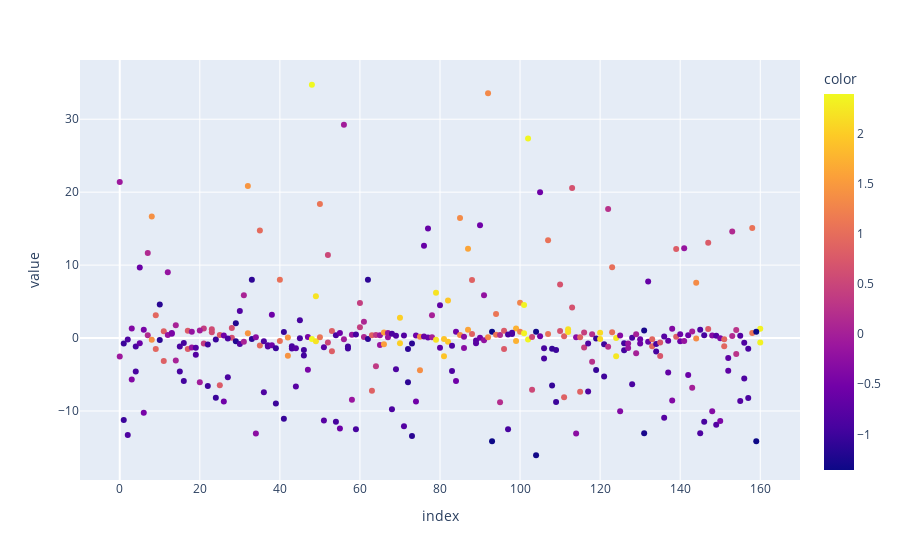

Write notebook code for a chart like this one.
### Code cell
pca = PCA(n_components=2)
components = pca.fit_transform(X_train) # To keep only the 2 features selected

fig = px.scatter(components, color = Y_train.flatten())
fig.show()

print(pca.explained_variance_)

### Figure 1 — Plotly figure (JSON) as saved in the notebook; plotly's stock layout.template omitted (floating-point values rounded to 4 significant figures; data arrays with more than 128 entries replaced by an {"elided": "..."} marker saying what was removed)
{"data": [{"hovertemplate": "index=%{x}<br>value=%{y}<br>color=%{marker.color}<extra></extra>", "legendgroup": "", "marker": {"color": {"elided": "322 float values"}, "coloraxis": "coloraxis", "symbol": "circle"}, "mode": "markers", "name": "", "orientation": "v", "showlegend": false, "type": "scatter", "x": {"elided": "322 int values"}, "xaxis": "x", "y": {"elided": "322 float values"}, "yaxis": "y"}], "layout": {"coloraxis": {"colorbar": {"title": {"text": "color"}}, "colorscale": [[0, "#0d0887"], [0.1111, "#46039f"], [0.2222, "#7201a8"], [0.3333, "#9c179e"], [0.4444, "#bd3786"], [0.5556, "#d8576b"], [0.6667, "#ed7953"], [0.7778, "#fb9f3a"], [0.8889, "#fdca26"], [1, "#f0f921"]]}, "legend": {"tracegroupgap": 0}, "margin": {"t": 60}, "xaxis": {"anchor": "y", "domain": [0, 1], "title": {"text": "index"}}, "yaxis": {"anchor": "x", "domain": [0, 1], "title": {"text": "value"}}}}
